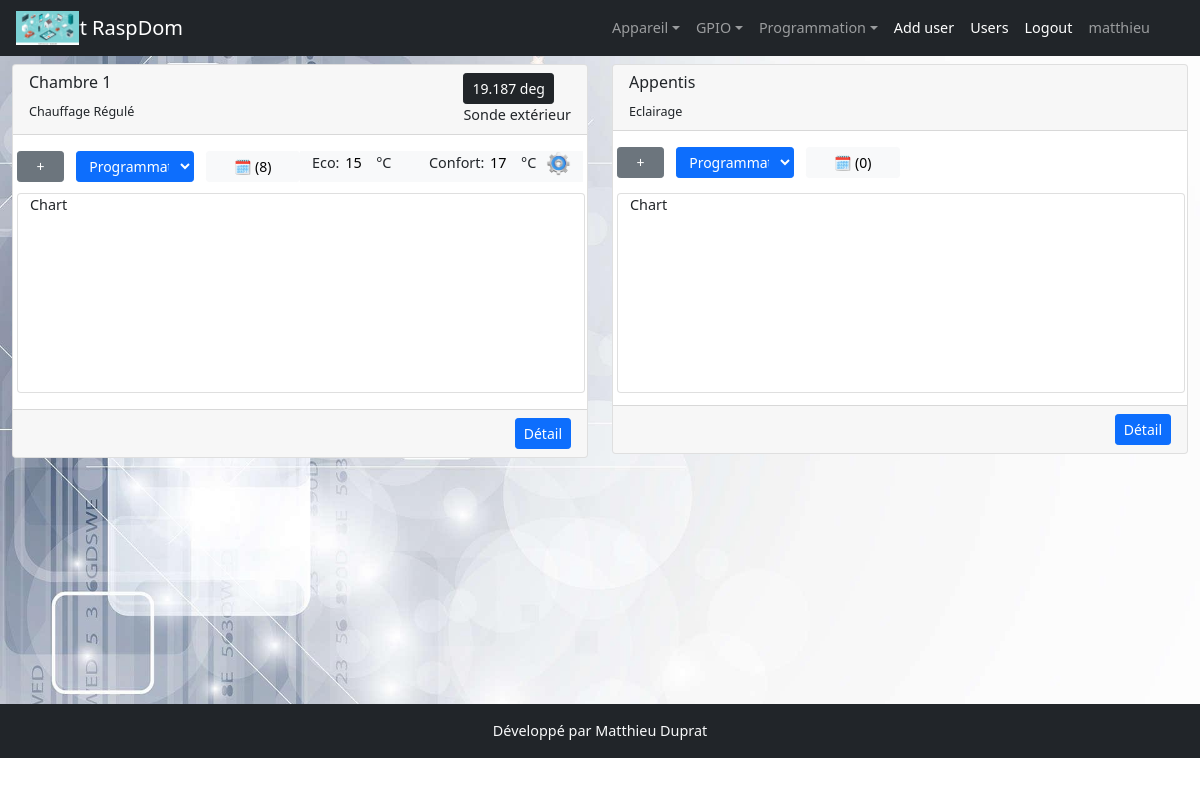
Screenshot of / (signed in) with the database file from the repository.
### models.py (models this page shows, shortened)
class User(UserMixin, db.Model):
    id = db.Column(db.Integer(), primary_key=True)
    username = db.Column(db.String(200))
    first_name = db.Column(db.String(200))
    last_name = db.Column(db.String(200))
    email = db.Column(db.String(200))
    password = db.Column(db.String(200))

class Appareil(db.Model):
    id = db.Column(db.Integer, primary_key=True)
    nom = db.Column(db.String(200))
    description = db.Column(db.String(200))
    categorieappareil = db.Column(db.String(200), nullable=True)
    sortie = db.Column(db.String(200), nullable=True)
    image = db.Column(db.String(200), nullable=True)
    gpios = db.relationship('Gpio', backref='appareil', lazy=True)
    order_gpio = db.Column(db.String(200))
    nbre_gpio = db.Column(db.Integer)
    programmations = db.relationship('Programmation', backref='appareil_programmation', lazy=True)
    mode_de_marche = db.relationship('ModeDeMarche', uselist=False,  backref='appareil_mode_de_marche', lazy=True)
    auto = db.relationship('Auto', uselist=False, backref='appareil_auto', lazy=True)
    sonde_id = db.Column(db.Integer, db.ForeignKey('sonde.id'))
    sonde = db.relationship('Sonde', uselist=False, backref='appareil_sonde', lazy=True)
    manuel = db.relationship('Manuel', uselist=False, backref='appareil_ordre', lazy=True)
    label = db.Column(db.String(250))

class ValeurSonde(db.Model):
    id = db.Column(db.Integer, primary_key=True)
    valeur = db.Column(db.Float())
    sonde_id = db.Column(db.Integer, db.ForeignKey('sonde.id'), nullable=False)

class Sonde(db.Model):
    id = db.Column(db.Integer, primary_key=True)
    nom = db.Column(db.String(200))
    min = db.Column(db.Float())
    max = db.Column(db.Float())
    unite = db.Column(db.String(20))
    present = db.Column(db.Boolean(),default=False)
    appareil = db.relationship('Appareil', backref='appareil_sonde', lazy=True)
    en_service = db.Column(db.Boolean(), default=False)
    info = db.Column(db.String(200))
    chemin = db.Column(db.String(200))
    type_sonde = db.Column(db.String(20))
    sonde_valeur_id = db.relationship('ValeurSonde', backref='sonde_valeur', uselist=False, lazy=True, cascade="delete")

class ModeDeMarche(db.Model):
    id = db.Column(db.Integer, primary_key=True)
    appareil_id = db.Column(db.Integer,db.ForeignKey('appareil.id'), nullable=False)
    mode_de_marche = db.Column(db.String(200), default='off')

### app.py (the view)
@app.route('/')
@login_required
def index():
    appareils = Appareil.query.all()
    labels = dict()
    instances = list()
    for appareil in appareils:
        instances.append({'modelAppareil':appareil,'instanceAppareil':(globals()[appareil.categorieappareil])})
    gpios = Gpio.query.order_by('appareil_id').all()
    programmations = Programmation.query.order_by('appareil').all()
    return render_template('index.html', appareils=appareils, gpios=gpios, programmations=programmations, instances=instances)

### app.py (called while the page is built)
@login_manager.user_loader
def user_load(user_id):
    return User.query.get(user_id)

### templates/index.html (shortened to what this page needs)
{% extends 'base.html' %}
{% block style %}
    <link href="{{ url_for('static', filename='css/media_query.css') }}" rel="stylesheet" />
{% endblock %}
{% block content %}
<div class="row row-cols-1 row-cols-md-2 pb-2 g-4">
    {% for instance in instances %}
      <div class="col">
    <div class="card">
        <div class="card-header d-flex justify-content-between">
            <div>
                <h2>{{instance.modelAppareil.nom}}</h2>
                <small>{{instance.instanceAppareil.label.__doc__}}</small>
            </div>
            <div>
                {% if instance.modelAppareil.appareil_sonde.sonde_valeur_id %}
                    <span class="btn btn-sm btn-dark">{{instance.modelAppareil.appareil_sonde.sonde_valeur_id.valeur }} {{instance.modelAppareil.appareil_sonde.unite }}</span>
                    <div>{{instance.modelAppareil.appareil_sonde.info }}</div>
                    {% endif %}
            </div>
        </div>
        <div class="card-body " >
            <div class="row pb-2">
                <div class="btn btn-sm btn-secondary md-btn-display col-2 col-md-1" data-target="md-table-{{instance.modelAppareil.id}}" style="height:max-content">+</div>
                <form class="col-10 col-md-3 action="" method="post" enctype="multipart/form-data">
                    <select name="mdm" id="" class="btn btn-sm btn-primary w-100"  data-appareil="{{instance.modelAppareil.id}}">
                        {% for data in instance.instanceAppareil.choices_mdm %}
                        <option value="{{data[0]}}" {% if data[0]==instance.modelAppareil.mode_de_marche.mode_de_marche %} selected="" {% endif %}>{{data[1]}}</option>
                        {% endfor %}
                    </select>
                </form>
                {% if instance.modelAppareil.mode_de_marche.mode_de_marche=="prog" %}
                <div class="btn btn-sm btn-light col-12 col-md-2 "data-appareil="{{instance.modelAppareil.id}}" data-span="md-calendar-{{instance.modelAppareil.id}}" style="height:max-content" >🗓 ({{instance.modelAppareil.programmations|length}})</div>
                {% endif %}
                {% if instance.modelAppareil.sonde %}
                <div class="d-flex justify-content-around bg-light flex-row col-12 col-md-6"style="z-index:8" >
                    <div style="text-align:left;height: 70%" class="w-50">
                        <div class="bg-light" style="height:40%">Eco: <input class="bg-light" type="text" name="" id="eco-{{instance.modelAppareil.id}}" style="width:33px; border:none" >°C</div>
                    </div>
                    <div style="height: 100%;text-align:left; height:70%" class="w-50">
                        <div class="bg-light" style="height:40%">Confort: <input class="bg-light" type="text" name="" id="confort-{{instance.modelAppareil.id}}" style="width:33px; border:none" >°C</div>
                    </div>
                    <div style=" cursor: pointer;"  class="md-setting">
                        <img data-target-cursor="md-cursor-{{instance.modelAppareil.id}}" src="{{ url_for('static', filename='assets/setting.png') }}" alt="" width="25" height="25">
                    </div>
                </div>
                {% endif %}
            </div>
            <div class="row chart" >
                <div id="chart" class="card col-12" style="min-height: 25vh;">
                    Chart
                </div>
            </div>
        </div>
        <div class="card-footer text-end mt-1" >
            <a href="" class="btn btn-sm btn-primary ">Détail</a>
        </div>
    </div>
</div>
    {% endfor %}
</div>
{% endblock %}

### templates/base.html (shortened to what this page needs)
<!DOCTYPE html>
<html lang="fr">
    <head>
        <link href="{{ url_for('static', filename='css/styles.css') }}" rel="stylesheet" />
        {% block style %}
        {% endblock %}
    </head>
    <body>
        <nav class="navbar navbar-expand-lg navbar-dark bg-dark">
            <div class="container">
                <img src="{{ url_for('static', filename='assets/icon.webp') }}" alt="" style="height:34px; position:absolute; left:16px;right:auto">
                <a class="navbar-brand" href="{{url_for('index')}}">Start RaspDom</a>
                <div class="collapse navbar-collapse" id="navbarSupportedContent">
                    <ul class="navbar-nav ms-auto mb-2 mb-lg-0">
                        {% if current_user.is_authenticated %}
                        <li class="nav-item dropdown">
                            <a class="nav-link dropdown-toggle" id="navbarDropdown" href="#" role="button" data-bs-toggle="dropdown" aria-expanded="false">Appareil</a>
                        </li>
                        <li class="nav-item dropdown">
                            <a class="nav-link dropdown-toggle" id="navbarDropdown" href="#" role="button" data-bs-toggle="dropdown" aria-expanded="false">GPIO</a>
                        </li>
                        <li class="nav-item dropdown">
                            <a class="nav-link dropdown-toggle" id="navbarDropdown" href="#" role="button" data-bs-toggle="dropdown" aria-expanded="false">Programmation</a>
                        </li>
                        <li class="nav-item"><a class="nav-link active" aria-current="page" href="{{url_for('user')}}">Add user</a></li>
                        <li class="nav-item"><a class="nav-link active" aria-current="page" href="{{url_for('users')}}">Users</a></li>
                        <li class="nav-item"><a class="nav-link active" aria-current="page" href="{{url_for('logout')}}">Logout</a></li>
                        <li class="nav-item"><a class="nav-link" href="{{url_for('profil')}}">{{current_user.username}}</a></li>
                        {% else %}
                            <li class="nav-item"><a class="nav-link active" aria-current="page" href="{{url_for('login')}}">Login</a></li>
                        {% endif %}
                    </ul>
                </div>
            </div>
        </nav>
        <div class="container-fluid pt-2" style="min-height:81vh">
            {% block content %}
            {% endblock %}
        </div>
        <div class="bg-dark text-light text-center py-3">
            Développé par Matthieu Duprat
        </div>
    </body>
</html>

### static/css/media_query.css (style rules this page uses)
.card-body { min-height: 270px; }
.chart { position: absolute; z-index: 5; width: 99%; top:8rem; }

### rows the page displays
User: username "matthieu"
Appareil: modelAppareil.nom "Chambre 1"
ValeurSonde: modelAppareil.appareil_sonde.sonde_valeur_id.valeur "19.187"
Sonde: modelAppareil.appareil_sonde.unite "deg", modelAppareil.appareil_sonde.info "Sonde extérieur"
ModeDeMarche: mdm "Programmation"
Appareil: modelAppareil.nom "Appentis"
ModeDeMarche: mdm "Programmation"

### other values shown
{{ instance.instanceAppareil.label.__doc__ }} "Chauffage Régulé" "Eclairage"
{{ instance.modelAppareil.programmations|length }} "8" "0"
